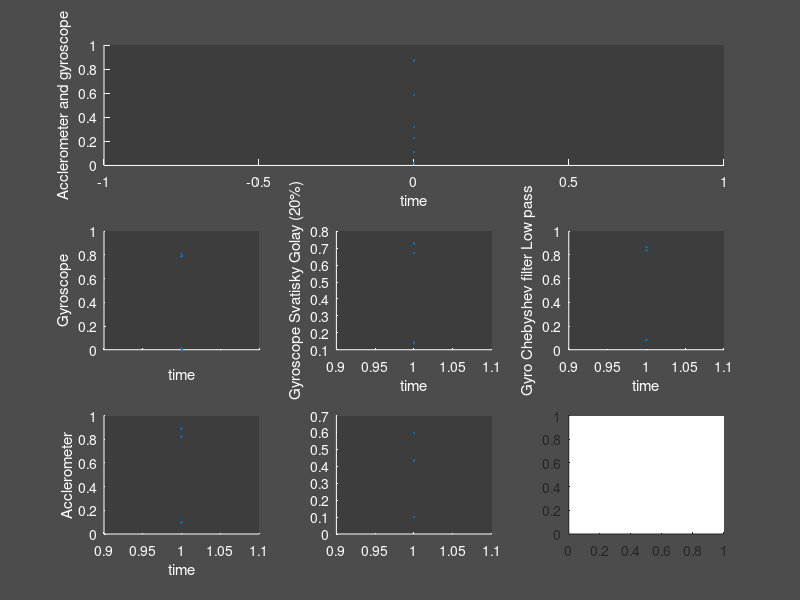

Here is the MATLAB script that generated this plot: (Note: this script raises an error after producing the figure.)
i = 0;

figure1=figure('Color',[0.30,0.30,0.30],'InvertHardcopy','off');

ax1 = subplot(3,3,[1,2,3]);
set(gca,'color',[0.24,0.24,0.24], 'XColor',[1 1 1], 'YColor',[1 1 1]);
% ax1.Position = [0 0.5 0.5 0.5];
%ax1.title = "Acclearation and Gyroscope";
xlabel(ax1,'time')
ylabel(ax1,'Acclerometer and gyroscope')

hold on;
line1 = line(i, rand(1));  
line2 = line(i, rand(1));  
line3 = line(i, rand(1));  
line4 = line(i, rand(1));
line5 = line(i, rand(1));  
line6 = line(i, rand(1));

i = i+1;

ax2 = subplot(3,3,8);
set(gca,'color',[0.24,0.24,0.24], 'XColor',[1 1 1], 'YColor',[1 1 1]);
% ax2.Position = [0.53 0.5 0.48 0.5];
% xlabel(ax2,'time')
% ylabel(ax2,'Acclerometer')

line7 = line(i, rand(1));  
line8 = line(i, rand(1));  
line9 = line(i, rand(1)); 

ax3 = subplot(3,3,7);
set(gca,'color',[0.24,0.24,0.24], 'XColor',[1 1 1], 'YColor',[1 1 1]);
% ax3.Position = [0 0 0.5 0.5];
xlabel(ax3,'time')
ylabel(ax3,'Acclerometer')

line10 = line(i, rand(1));
line11 = line(i, rand(1));  
line12 = line(i, rand(1));

ax4 = subplot(3,3,4);
set(gca,'color',[0.24,0.24,0.24],'xticklabel',[], 'XColor',[1 1 1], 'YColor',[1 1 1]);
% ax4.Position = [0.53 0 0.46 0.48];
xlabel(ax4,'time')
ylabel(ax4,'Gyroscope')
% ax4.YLabel = "Accleration and gyro";
% ax4.XLabel = "Time";

line13 = line(i, rand(1));
line14 = line(i, rand(1));  
line15 = line(i, rand(1));

ax5 = subplot(3,3,5);
set(gca,'color',[0.24,0.24,0.24], 'XColor',[1 1 1], 'YColor',[1 1 1]);
xlabel(ax5,'time')
ylabel(ax5,'Gyroscope Svatisky Golay (20%)')

line16 = line(i, rand(1));
line17 = line(i, rand(1));  
line18 = line(i, rand(1));

ax6 = subplot(3,3,6);
set(gca,'color',[0.24,0.24,0.24], 'XColor',[1 1 1], 'YColor',[1 1 1]);
xlabel(ax6,'time')
ylabel(ax6,'Gyro Chebyshev filter Low pass')

line19 = line(i, rand(1));
line20 = line(i, rand(1));  
line21 = line(i, rand(1));

xc=0; yc=0; zc=0;    % coordinated of the center
L=2;                 % cube size (length of an edge)
alpha=0.8;             % transparency (max=1=opaque)

X = [0 0 0 0 0 1; 1 0 1 1 1 1; 1 0 1 1 1 1; 0 0 0 0 0 1];
Y = [0 0 0 0 1 0; 0 1 0 0 1 1; 0 1 1 1 1 1; 0 0 1 1 1 0];
Z = [0 0 1 0 0 0; 0 0 1 0 0 0; 1 1 1 0 1 1; 1 1 1 0 1 1];

C= [0.1 0.5 0.9 0.9 0.1 0.5];   % color/face

X = L*(X-0.5) + xc;
Y = L/1.5*(Y-0.5) + yc;
Z = L/3*(Z-0.5) + zc;
V=[reshape(X,1,24); reshape(Y,1,24); reshape(Z,1,24)]; %rashape takesthe element of X and it fix them in only one coulomn (in this case)
ax7 = subplot(3,3,9);

% fill3(X,Y,Z,C)
% axis square

x_l = [];
x_r13 = [];
x_r14 = [];
x_r15 = [];

[x_r16,x_r17 ,x_r18] = deal([]);

while(1)

    pause(0.10); 
    
    line1.XData = [line1.XData i];
    line1.YData = [line1.YData rand(1)];
    line1.Color = [1 0 0];
    line1.LineWidth = 1;
   
    line2.XData = [line2.XData i];
    line2.YData = [line2.YData rand(1)];
    line2.Color = [1 1 0];
    line2.LineWidth = 1;
    
     line3.XData = [line3.XData i];
    line3.YData = [line3.YData rand(1)];
    line3.Color = [0 1 0];
    line3.LineWidth = 1;

     line4.XData = [line4.XData i];
    line4.YData = [line4.YData rand(1)];
    line4.Color = [0 1 0];
    line4.LineWidth = 1;

     line5.XData = [line5.XData i];
    line5.YData = [line5.YData rand(1)];
    line5.Color = [1 1 0];
    line5.LineWidth = 1;

     line6.XData = [line6.XData i];
    line6.YData = [line6.YData rand(1)];
    line6.Color = [0 1 1];
    line6.LineWidth = 1;
    i=i+1;

    line7.XData = [line7.XData i];
    line7.YData = [line7.YData rand(1)];
    line7.Color = [1 0 0];
    line7.LineWidth = 1;
    
    line8.XData = [line8.XData i];
    line8.YData = [line8.YData rand(1)];
    line8.Color = [1 1 0];
    line8.LineWidth = 1;

    line9.XData = [line9.XData i];
    line9.YData = [line9.YData rand(1)];
    line9.Color = [0 1 0];
    line9.LineWidth = 1;

    line10.XData = [line10.XData i];
    line10.YData = [line10.YData rand(1)];
    line10.Color = [1 1 1];
    line10.LineWidth = 1;

    line11.XData = [line11.XData i];
    line11.YData = [line11.YData rand(1)];
    line11.Color = [1 1 0];
    line11.LineWidth = 1;

    line12.XData = [line12.XData i];
    line12.YData = [line12.YData rand(1)];
    line12.Color = [0 1 1];
    line12.LineWidth = 1;
    
    if i>200

        x_r13 = x_r13(2:end);
        x_r14 = x_r14(2:end);
        x_r15 = x_r15(2:end);
        x_r16 = x_r16(2:end);
        x_r17 = x_r17(2:end);
        
        x_r13(end+1)=rand(1);
        x_r14(end+1)=rand(1);
        x_r15(end+1)=rand(1);
        x_r16(end+1)=rand(1);
        x_r17(end+1)=rand(1);

        line13.XData = (1:100);
        line13.YData = x_r13;
        line14.XData = (1:100);
        line14.YData = x_r14;
        line15.XData = (1:100);
        line15.YData = x_r15;
        line16.XData = (1:100);
        line16.YData = smoothdata(x_r16,20,'sgolay');
        line17.XData = (1:100);
        [b, a] = cheby1(4, 20,(400/(1000/2))); % fs = 1000, fc = 400
        o = filter(b, a, x_r17);
        line17.YData = o;

        dcm_filtered = angle2dcm( rand(1), rand(1), rand(1));
        VR_filtered=dcm_filtered*V;
        XR_filtered=reshape(VR_filtered(1,:),4,6);
        YR_filtered=reshape(VR_filtered(2,:),4,6);
        ZR_filtered=reshape(VR_filtered(3,:),4,6);

        fill3(XR_filtered,YR_filtered,ZR_filtered,C,'FaceAlpha',alpha);
        xlim([-2 2]);
        ylim([-2 2]);
        zlim([-2 2]);
        box on;

        
%         fuse = complementaryFilter('SampleRate',1000); % fs = 1000
%         q = fuse(x_r14, x_r15);
%         disp(q);

        


    else
        x_l(end+1)=i;

        x_r13(end+1)=rand(1);
        x_r14(end+1)=rand(1);
        x_r15(end+1)=rand(1);
        x_r16(end+1)=rand(1);
        x_r17(end+1)=rand(1);
       

        line13.XData = [line13.XData i];
        line13.YData = [line13.YData rand(1)];
        line14.XData = [line14.XData i];
        line14.YData = [line14.YData rand(1)];
        line15.XData = [line15.XData i];
        line15.YData = [line15.YData rand(1)];
        line16.XData = [line16.XData i];
        line16.YData = [line16.YData rand(1)];
        line17.XData = [line17.XData i];
        line17.YData = [line17.YData rand(1)];
    end

    line13.Color = [0.9 0.1 0.2];
    line13.LineWidth = 1;
    line14.Color = [0 0.3 0.5];
    line14.LineWidth = 1;
    line15.Color = [0 0.9 0.7];
    line15.LineWidth = 1;
    line16.Color = [0.9 0.9 0.7];
    line16.LineWidth = 1;
    line17.Color = [0.5 0.1 0.7];
    line17.LineWidth = 1;

    
    i=i+1;
end